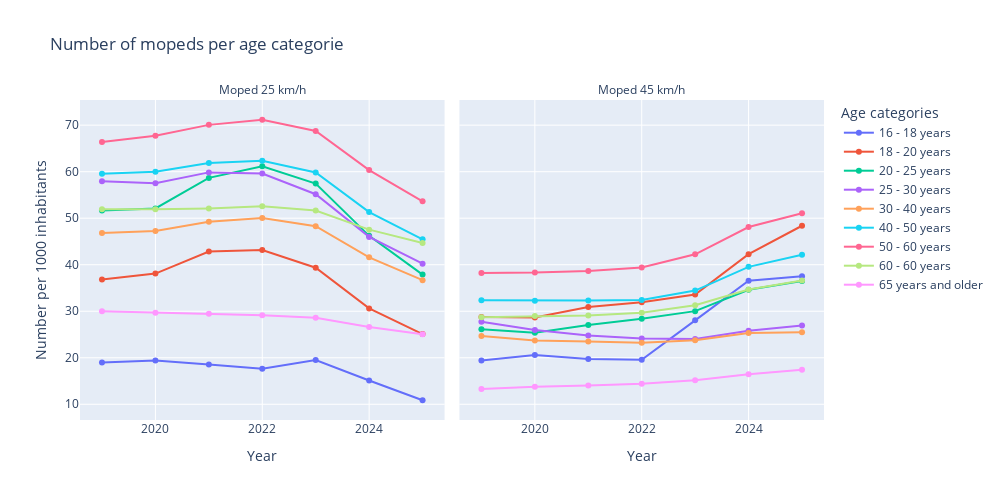

The cell this chart's notebook holds for it:
### Code cell
df_merged = (df_merged.groupby(["Year", "Leeftijdscategorie", "Type"])["Standardized"].sum().reset_index())


fig = px.line(
    data_frame = df_merged,
    x="Year",
    y="Standardized",
    color="Leeftijdscategorie",
    facet_col="Type",                 
    markers=True,
    category_orders={"Type": ["Moped 25 km/h", "Moped 45 km/h"]},
    labels={"Standardized": "Number per 1000 inhabitants", "Aantal": "Aantal", "Leeftijdscategorie": "Age categories"},
    title="Number of mopeds per age categorie"
)


fig.for_each_annotation(lambda a: a.update(text=a.text.split("=")[-1]))

# Y-as delen voor eerlijke vergelijking
fig.update_yaxes(matches="y")

fig.update_layout(height=500, width=1000, legend_title_text="Age categories")
fig.show()

### Figure 1 — Plotly figure (JSON) as saved in the notebook; plotly's stock layout.template omitted (floating-point values rounded to 4 significant figures)
{"data": [{"hovertemplate": "Age categories=16 - 18 years<br>Type=Moped 25 km/h<br>Year=%{x}<br>Number per 1000 inhabitants=%{y}<extra></extra>", "legendgroup": "16 - 18 years", "line": {"color": "#636efa", "dash": "solid"}, "marker": {"symbol": "circle"}, "mode": "lines+markers", "name": "16 - 18 years", "orientation": "v", "showlegend": true, "type": "scatter", "x": [2019, 2020, 2021, 2022, 2023, 2024, 2025], "xaxis": "x", "y": [18.98, 19.44, 18.54, 17.66, 19.52, 15.11, 10.87], "yaxis": "y"}, {"hovertemplate": "Age categories=18 - 20 years<br>Type=Moped 25 km/h<br>Year=%{x}<br>Number per 1000 inhabitants=%{y}<extra></extra>", "legendgroup": "18 - 20 years", "line": {"color": "#EF553B", "dash": "solid"}, "marker": {"symbol": "circle"}, "mode": "lines+markers", "name": "18 - 20 years", "orientation": "v", "showlegend": true, "type": "scatter", "x": [2019, 2020, 2021, 2022, 2023, 2024, 2025], "xaxis": "x", "y": [36.82, 38.1, 42.85, 43.18, 39.35, 30.61, 25.09], "yaxis": "y"}, {"hovertemplate": "Age categories=20 - 25 years<br>Type=Moped 25 km/h<br>Year=%{x}<br>Number per 1000 inhabitants=%{y}<extra></extra>", "legendgroup": "20 - 25 years", "line": {"color": "#00cc96", "dash": "solid"}, "marker": {"symbol": "circle"}, "mode": "lines+markers", "name": "20 - 25 years", "orientation": "v", "showlegend": true, "type": "scatter", "x": [2019, 2020, 2021, 2022, 2023, 2024, 2025], "xaxis": "x", "y": [51.67, 52.09, 58.67, 61.15, 57.45, 46.21, 37.88], "yaxis": "y"}, {"hovertemplate": "Age categories=25 - 30 years<br>Type=Moped 25 km/h<br>Year=%{x}<br>Number per 1000 inhabitants=%{y}<extra></extra>", "legendgroup": "25 - 30 years", "line": {"color": "#ab63fa", "dash": "solid"}, "marker": {"symbol": "circle"}, "mode": "lines+markers", "name": "25 - 30 years", "orientation": "v", "showlegend": true, "type": "scatter", "x": [2019, 2020, 2021, 2022, 2023, 2024, 2025], "xaxis": "x", "y": [57.95, 57.51, 59.85, 59.61, 55.16, 45.99, 40.22], "yaxis": "y"}, {"hovertemplate": "Age categories=30 - 40 years<br>Type=Moped 25 km/h<br>Year=%{x}<br>Number per 1000 inhabitants=%{y}<extra></extra>", "legendgroup": "30 - 40 years", "line": {"color": "#FFA15A", "dash": "solid"}, "marker": {"symbol": "circle"}, "mode": "lines+markers", "name": "30 - 40 years", "orientation": "v", "showlegend": true, "type": "scatter", "x": [2019, 2020, 2021, 2022, 2023, 2024, 2025], "xaxis": "x", "y": [46.8, 47.23, 49.26, 50.05, 48.29, 41.58, 36.68], "yaxis": "y"}, {"hovertemplate": "Age categories=40 - 50 years<br>Type=Moped 25 km/h<br>Year=%{x}<br>Number per 1000 inhabitants=%{y}<extra></extra>", "legendgroup": "40 - 50 years", "line": {"color": "#19d3f3", "dash": "solid"}, "marker": {"symbol": "circle"}, "mode": "lines+markers", "name": "40 - 50 years", "orientation": "v", "showlegend": true, "type": "scatter", "x": [2019, 2020, 2021, 2022, 2023, 2024, 2025], "xaxis": "x", "y": [59.53, 59.99, 61.88, 62.33, 59.83, 51.31, 45.47], "yaxis": "y"}, {"hovertemplate": "Age categories=50 - 60 years<br>Type=Moped 25 km/h<br>Year=%{x}<br>Number per 1000 inhabitants=%{y}<extra></extra>", "legendgroup": "50 - 60 years", "line": {"color": "#FF6692", "dash": "solid"}, "marker": {"symbol": "circle"}, "mode": "lines+markers", "name": "50 - 60 years", "orientation": "v", "showlegend": true, "type": "scatter", "x": [2019, 2020, 2021, 2022, 2023, 2024, 2025], "xaxis": "x", "y": [66.41, 67.75, 70.06, 71.16, 68.74, 60.34, 53.62], "yaxis": "y"}, {"hovertemplate": "Age categories=60 - 60 years<br>Type=Moped 25 km/h<br>Year=%{x}<br>Number per 1000 inhabitants=%{y}<extra></extra>", "legendgroup": "60 - 60 years", "line": {"color": "#B6E880", "dash": "solid"}, "marker": {"symbol": "circle"}, "mode": "lines+markers", "name": "60 - 60 years", "orientation": "v", "showlegend": true, "type": "scatter", "x": [2019, 2020, 2021, 2022, 2023, 2024, 2025], "xaxis": "x", "y": [51.93, 51.91, 52.11, 52.57, 51.64, 47.54, 44.67], "yaxis": "y"}, {"hovertemplate": "Age categories=65 years and older<br>Type=Moped 25 km/h<br>Year=%{x}<br>Number per 1000 inhabitants=%{y}<extra></extra>", "legendgroup": "65 years and older", "line": {"color": "#FF97FF", "dash": "solid"}, "marker": {"symbol": "circle"}, "mode": "lines+markers", "name": "65 years and older", "orientation": "v", "showlegend": true, "type": "scatter", "x": [2019, 2020, 2021, 2022, 2023, 2024, 2025], "xaxis": "x", "y": [29.97, 29.66, 29.48, 29.13, 28.62, 26.63, 25.05], "yaxis": "y"}, {"hovertemplate": "Age categories=16 - 18 years<br>Type=Moped 45 km/h<br>Year=%{x}<br>Number per 1000 inhabitants=%{y}<extra></extra>", "legendgroup": "16 - 18 years", "line": {"color": "#636efa", "dash": "solid"}, "marker": {"symbol": "circle"}, "mode": "lines+markers", "name": "16 - 18 years", "orientation": "v", "showlegend": false, "type": "scatter", "x": [2019, 2020, 2021, 2022, 2023, 2024, 2025], "xaxis": "x2", "y": [19.44, 20.58, 19.71, 19.55, 28.04, 36.58, 37.51], "yaxis": "y2"}, {"hovertemplate": "Age categories=18 - 20 years<br>Type=Moped 45 km/h<br>Year=%{x}<br>Number per 1000 inhabitants=%{y}<extra></extra>", "legendgroup": "18 - 20 years", "line": {"color": "#EF553B", "dash": "solid"}, "marker": {"symbol": "circle"}, "mode": "lines+markers", "name": "18 - 20 years", "orientation": "v", "showlegend": false, "type": "scatter", "x": [2019, 2020, 2021, 2022, 2023, 2024, 2025], "xaxis": "x2", "y": [28.76, 28.64, 30.9, 31.93, 33.58, 42.26, 48.38], "yaxis": "y2"}, {"hovertemplate": "Age categories=20 - 25 years<br>Type=Moped 45 km/h<br>Year=%{x}<br>Number per 1000 inhabitants=%{y}<extra></extra>", "legendgroup": "20 - 25 years", "line": {"color": "#00cc96", "dash": "solid"}, "marker": {"symbol": "circle"}, "mode": "lines+markers", "name": "20 - 25 years", "orientation": "v", "showlegend": false, "type": "scatter", "x": [2019, 2020, 2021, 2022, 2023, 2024, 2025], "xaxis": "x2", "y": [26.11, 25.36, 27.04, 28.4, 30.02, 34.61, 36.5], "yaxis": "y2"}, {"hovertemplate": "Age categories=25 - 30 years<br>Type=Moped 45 km/h<br>Year=%{x}<br>Number per 1000 inhabitants=%{y}<extra></extra>", "legendgroup": "25 - 30 years", "line": {"color": "#ab63fa", "dash": "solid"}, "marker": {"symbol": "circle"}, "mode": "lines+markers", "name": "25 - 30 years", "orientation": "v", "showlegend": false, "type": "scatter", "x": [2019, 2020, 2021, 2022, 2023, 2024, 2025], "xaxis": "x2", "y": [27.76, 25.99, 24.81, 24.14, 24.05, 25.81, 26.95], "yaxis": "y2"}, {"hovertemplate": "Age categories=30 - 40 years<br>Type=Moped 45 km/h<br>Year=%{x}<br>Number per 1000 inhabitants=%{y}<extra></extra>", "legendgroup": "30 - 40 years", "line": {"color": "#FFA15A", "dash": "solid"}, "marker": {"symbol": "circle"}, "mode": "lines+markers", "name": "30 - 40 years", "orientation": "v", "showlegend": false, "type": "scatter", "x": [2019, 2020, 2021, 2022, 2023, 2024, 2025], "xaxis": "x2", "y": [24.66, 23.74, 23.52, 23.24, 23.76, 25.3, 25.51], "yaxis": "y2"}, {"hovertemplate": "Age categories=40 - 50 years<br>Type=Moped 45 km/h<br>Year=%{x}<br>Number per 1000 inhabitants=%{y}<extra></extra>", "legendgroup": "40 - 50 years", "line": {"color": "#19d3f3", "dash": "solid"}, "marker": {"symbol": "circle"}, "mode": "lines+markers", "name": "40 - 50 years", "orientation": "v", "showlegend": false, "type": "scatter", "x": [2019, 2020, 2021, 2022, 2023, 2024, 2025], "xaxis": "x2", "y": [32.37, 32.26, 32.3, 32.43, 34.45, 39.54, 42.16], "yaxis": "y2"}, {"hovertemplate": "Age categories=50 - 60 years<br>Type=Moped 45 km/h<br>Year=%{x}<br>Number per 1000 inhabitants=%{y}<extra></extra>", "legendgroup": "50 - 60 years", "line": {"color": "#FF6692", "dash": "solid"}, "marker": {"symbol": "circle"}, "mode": "lines+markers", "name": "50 - 60 years", "orientation": "v", "showlegend": false, "type": "scatter", "x": [2019, 2020, 2021, 2022, 2023, 2024, 2025], "xaxis": "x2", "y": [38.25, 38.32, 38.68, 39.43, 42.24, 48.11, 51.08], "yaxis": "y2"}, {"hovertemplate": "Age categories=60 - 60 years<br>Type=Moped 45 km/h<br>Year=%{x}<br>Number per 1000 inhabitants=%{y}<extra></extra>", "legendgroup": "60 - 60 years", "line": {"color": "#B6E880", "dash": "solid"}, "marker": {"symbol": "circle"}, "mode": "lines+markers", "name": "60 - 60 years", "orientation": "v", "showlegend": false, "type": "scatter", "x": [2019, 2020, 2021, 2022, 2023, 2024, 2025], "xaxis": "x2", "y": [28.72, 28.99, 29.09, 29.69, 31.28, 34.69, 36.59], "yaxis": "y2"}, {"hovertemplate": "Age categories=65 years and older<br>Type=Moped 45 km/h<br>Year=%{x}<br>Number per 1000 inhabitants=%{y}<extra></extra>", "legendgroup": "65 years and older", "line": {"color": "#FF97FF", "dash": "solid"}, "marker": {"symbol": "circle"}, "mode": "lines+markers", "name": "65 years and older", "orientation": "v", "showlegend": false, "type": "scatter", "x": [2019, 2020, 2021, 2022, 2023, 2024, 2025], "xaxis": "x2", "y": [13.28, 13.75, 14.06, 14.39, 15.18, 16.46, 17.43], "yaxis": "y2"}], "layout": {"annotations": [{"font": {}, "showarrow": false, "text": "Moped 25 km/h", "x": 0.245, "xanchor": "center", "xref": "paper", "y": 1, "yanchor": "bottom", "yref": "paper"}, {"font": {}, "showarrow": false, "text": "Moped 45 km/h", "x": 0.755, "xanchor": "center", "xref": "paper", "y": 1, "yanchor": "bottom", "yref": "paper"}], "height": 500, "legend": {"title": {"text": "Age categories"}, "tracegroupgap": 0}, "title": {"text": "Number of mopeds per age categorie"}, "width": 1000, "xaxis": {"anchor": "y", "domain": [0, 0.49], "title": {"text": "Year"}}, "xaxis2": {"anchor": "y2", "domain": [0.51, 1], "matches": "x", "title": {"text": "Year"}}, "yaxis": {"anchor": "x", "domain": [0, 1], "matches": "y", "title": {"text": "Number per 1000 inhabitants"}}, "yaxis2": {"anchor": "x2", "domain": [0, 1], "matches": "y", "showticklabels": false}}}
